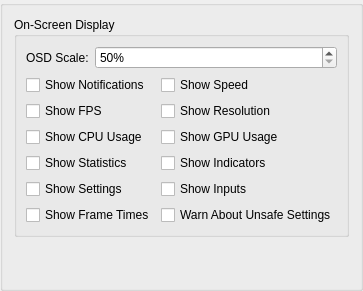
     <widget class="QGroupBox" name="osdTab">
      <attribute name="title">
       <string>OSD</string>
      </attribute>
      <layout class="QVBoxLayout" name="verticalLayout_3">
       <item>
        <widget class="QGroupBox" name="groupBox_4">
         <property name="title">
          <string>On-Screen Display</string>
         </property>
         <layout class="QFormLayout" name="formLayout_8">
          <item row="0" column="0">
           <widget class="QLabel" name="label_29">
            <property name="text">
             <string>OSD Scale:</string>
            </property>
           </widget>
          </item>
          <item row="0" column="1">
           <widget class="QSpinBox" name="osdScale">
            <property name="suffix">
             <string>%</string>
            </property>
            <property name="minimum">
             <number>50</number>
            </property>
            <property name="maximum">
             <number>500</number>
            </property>
           </widget>
          </item>
          <item row="1" column="0" colspan="2">
           <layout class="QGridLayout" name="gridLayout_6">
            <item row="3" column="1">
             <widget class="QCheckBox" name="osdShowIndicators">
              <property name="text">
               <string>Show Indicators</string>
              </property>
             </widget>
            </item>
            <item row="1" column="1">
             <widget class="QCheckBox" name="osdShowResolution">
              <property name="text">
               <string>Show Resolution</string>
              </property>
             </widget>
            </item>
            <item row="4" column="1">
             <widget class="QCheckBox" name="osdShowInputs">
              <property name="text">
               <string>Show Inputs</string>
              </property>
             </widget>
            </item>
            <item row="2" column="1">
             <widget class="QCheckBox" name="osdShowGPU">
              <property name="text">
               <string>Show GPU Usage</string>
              </property>
             </widget>
            </item>
            <item row="4" column="0">
             <widget class="QCheckBox" name="osdShowSettings">
              <property name="text">
               <string>Show Settings</string>
              </property>
             </widget>
            </item>
            <item row="1" column="0">
             <widget class="QCheckBox" name="osdShowFPS">
              <property name="text">
               <string>Show FPS</string>
              </property>
             </widget>
            </item>
            <item row="0" column="0">
             <widget class="QCheckBox" name="osdShowMessages">
              <property name="text">
               <string>Show Notifications</string>
              </property>
             </widget>
            </item>
            <item row="3" column="0">
             <widget class="QCheckBox" name="osdShowGSStats">
              <property name="text">
               <string>Show Statistics</string>
              </property>
             </widget>
            </item>
            <item row="2" column="0">
             <widget class="QCheckBox" name="osdShowCPU">
              <property name="text">
               <string>Show CPU Usage</string>
              </property>
             </widget>
            </item>
            <item row="0" column="1">
             <widget class="QCheckBox" name="osdShowSpeed">
              <property name="text">
               <string>Show Speed</string>
              </property>
             </widget>
            </item>
            <item row="5" column="1">
             <widget class="QCheckBox" name="warnAboutUnsafeSettings">
              <property name="text">
               <string>Warn About Unsafe Settings</string>
              </property>
             </widget>
            </item>
            <item row="5" column="0">
             <widget class="QCheckBox" name="osdShowFrameTimes">
              <property name="text">
               <string>Show Frame Times</string>
              </property>
             </widget>
            </item>
           </layout>
          </item>
         </layout>
        </widget>
       </item>
       <item>
        <spacer name="verticalSpacer_3">
         <property name="orientation">
          <enum>Qt::Vertical</enum>
         </property>
         <property name="sizeHint" stdset="0">
          <size>
           <width>20</width>
           <height>40</height>
          </size>
         </property>
        </spacer>
       </item>
      </layout>
     </widget>
